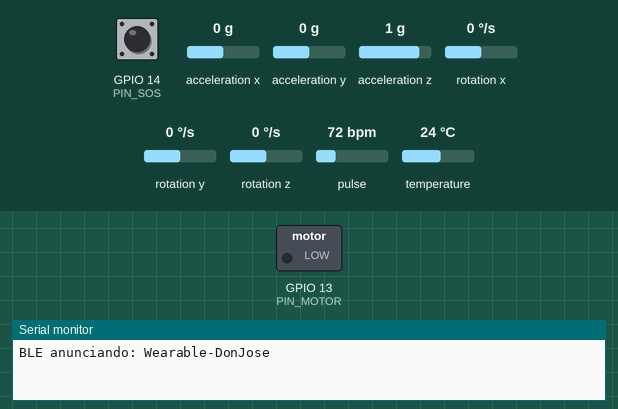
Simulated run of this sketch. Board: ESP32. On the bench: switched loads named in the sketch (green lamp = pin HIGH), the last lines printed to the serial monitor. The test bench sets the inputs (shaded band); at power-on: GPIO 14 (PIN_SOS) HIGH, acceleration x 0 g, acceleration y 0 g, acceleration z 1 g, rotation x 0 °/s, rotation y 0 °/s, rotation z 0 °/s, pulse 72 bpm, temperature 24 °C. Nothing arrives over Bluetooth unless stated; a phone connects over Bluetooth LE 3 s after start.

Above: at 1.2 s.
1.3 s: GPIO 14 (PIN_SOS) pulled LOW for 3.2 s
At 4.7 s:
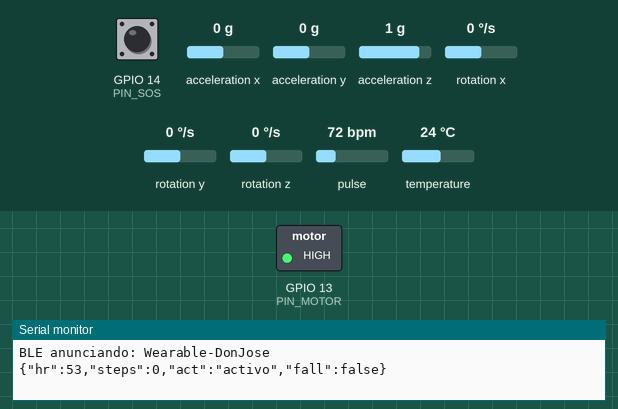
Timing chart, 0 to 6.3 s (numbered marks = the images above; inputs shaded):
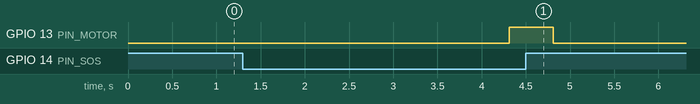

Measured:
- after the input at 1.3 s, GPIO 13 (PIN_MOTOR): LOW → HIGH after 3.0 s, → LOW 0.50 s later

The sketch:

esp32_wearable.ino
```cpp
/*
 * Wearable ESP32 — Ecosistema Alzheimer (H1)
 * -------------------------------------------------------------
 * Mide frecuencia cardiaca (MAX30102) + pasos/caida (MPU6050),
 * boton SOS y recordatorio haptico (motor vibrador).
 * Publica biometricos por BLE (notify) y recibe comandos (write).
 *
 * Servicio BLE:
 *   BIO  (notify)  -> {"hr":72,"steps":1240,"act":"quieto","fall":false}
 *   SOS  (notify)  -> "SOS"
 *   CMD  (write)   -> {"cmd":"remind"}  activa vibracion 2s
 *
 * Pinout (ESP32 DevKit v1):
 *   MAX30102  SDA=21 SCL=22 3V3 GND   (I2C 0x57)
 *   MPU6050   SDA=21 SCL=22 3V3 GND   (I2C 0x68, bus compartido)
 *   Motor vib GPIO13 (via transistor 2N2222 + R1k + diodo flyback)
 *   Boton SOS GPIO14 -> GND (INPUT_PULLUP), mantener 3s
 *
 * Librerias (Library Manager):
 *   - SparkFun MAX3010x Pulse and Proximity Sensor Library
 *   - Adafruit MPU6050  + Adafruit Unified Sensor
 *   - (BLE nativa del core ESP32)
 * Placa: "ESP32 Dev Module". Board Manager URL:
 *   https://raw.githubusercontent.com/espressif/arduino-esp32/gh-pages/package_esp32_index.json
 */

#include <Wire.h>
#include <BLEDevice.h>
#include <BLEServer.h>
#include <BLEUtils.h>
#include <BLE2902.h>
#include "MAX30105.h"
#include "heartRate.h"
#include <Adafruit_MPU6050.h>
#include <Adafruit_Sensor.h>

// ---- UUIDs (deben coincidir con el frontend / test page) ----
#define SERVICE_UUID "6e400001-b5a3-f393-e0a9-e50e24dcca9e"
#define CHAR_BIO_UUID "6e400002-b5a3-f393-e0a9-e50e24dcca9e"
#define CHAR_SOS_UUID "6e400003-b5a3-f393-e0a9-e50e24dcca9e"
#define CHAR_CMD_UUID "6e400004-b5a3-f393-e0a9-e50e24dcca9e"

const int PIN_MOTOR = 13;
const int PIN_SOS = 14;

MAX30105 hrSensor;
Adafruit_MPU6050 mpu;

BLECharacteristic *chBio;
BLECharacteristic *chSos;
bool deviceConnected = false;

// ---- Estado HR ----
const byte RATE_SIZE = 4;
byte rates[RATE_SIZE];
byte rateSpot = 0;
long lastBeat = 0;
int beatAvg = 0;

// ---- Estado pasos / caida ----
long steps = 0;
float lastMag = 1.0;
bool stepHigh = false;
unsigned long lastStepMs = 0;
bool fallFlag = false;

// ---- Timers ----
unsigned long lastPublish = 0;
unsigned long sosPressStart = 0;

class ServerCB : public BLEServerCallbacks {
  void onConnect(BLEServer *s) { deviceConnected = true; }
  void onDisconnect(BLEServer *s) {
    deviceConnected = false;
    s->getAdvertising()->start();  // re-anunciar
  }
};

// Recibe comandos del navegador/app
class CmdCB : public BLECharacteristicCallbacks {
  void onWrite(BLECharacteristic *c) {
    String v = c->getValue().c_str();
    if (v.indexOf("remind") >= 0) buzz(2000);
  }
};

void buzz(int ms) {
  digitalWrite(PIN_MOTOR, HIGH);
  delay(ms);
  digitalWrite(PIN_MOTOR, LOW);
}

void setup() {
  Serial.begin(115200);
  pinMode(PIN_MOTOR, OUTPUT);
  digitalWrite(PIN_MOTOR, LOW);
  pinMode(PIN_SOS, INPUT_PULLUP);

  Wire.begin(21, 22);

  if (hrSensor.begin(Wire, I2C_SPEED_FAST)) {
    hrSensor.setup();                 // config por defecto
    hrSensor.setPulseAmplitudeRed(0x0A);
    hrSensor.setPulseAmplitudeGreen(0);
  } else {
    Serial.println("MAX30102 no detectado");
  }

  if (!mpu.begin()) Serial.println("MPU6050 no detectado");
  else {
    mpu.setAccelerometerRange(MPU6050_RANGE_8_G);
    mpu.setFilterBandwidth(MPU6050_BAND_21_HZ);
  }

  // ---- BLE ----
  BLEDevice::init("Wearable-DonJose");
  BLEServer *server = BLEDevice::createServer();
  server->setCallbacks(new ServerCB());
  BLEService *svc = server->createService(SERVICE_UUID);

  chBio = svc->createCharacteristic(CHAR_BIO_UUID, BLECharacteristic::PROPERTY_NOTIFY);
  chBio->addDescriptor(new BLE2902());
  chSos = svc->createCharacteristic(CHAR_SOS_UUID, BLECharacteristic::PROPERTY_NOTIFY);
  chSos->addDescriptor(new BLE2902());
  BLECharacteristic *chCmd =
      svc->createCharacteristic(CHAR_CMD_UUID, BLECharacteristic::PROPERTY_WRITE);
  chCmd->setCallbacks(new CmdCB());

  svc->start();
  server->getAdvertising()->addServiceUUID(SERVICE_UUID);
  server->getAdvertising()->start();
  Serial.println("BLE anunciando: Wearable-DonJose");
}

void readHeartRate() {
  long ir = hrSensor.getIR();
  if (ir < 50000) return;  // sin dedo sobre el sensor
  if (checkForBeat(ir)) {
    long delta = millis() - lastBeat;
    lastBeat = millis();
    int bpm = 60 / (delta / 1000.0);
    if (bpm > 20 && bpm < 255) {
      rates[rateSpot++] = (byte)bpm;
      rateSpot %= RATE_SIZE;
      int sum = 0;
      for (byte x = 0; x < RATE_SIZE; x++) sum += rates[x];
      beatAvg = sum / RATE_SIZE;
    }
  }
}

void readMotion() {
  sensors_event_t a, g, temp;
  mpu.getEvent(&a, &g, &temp);
  float mag = sqrt(a.acceleration.x * a.acceleration.x +
                   a.acceleration.y * a.acceleration.y +
                   a.acceleration.z * a.acceleration.z) /
              9.81;  // en g

  // Conteo de pasos por picos con debounce
  if (mag > 1.2 && !stepHigh && millis() - lastStepMs > 300) {
    steps++;
    stepHigh = true;
    lastStepMs = millis();
  }
  if (mag < 1.05) stepHigh = false;

  // Caida: pico fuerte (>2.5g)
  if (mag > 2.5) fallFlag = true;
  lastMag = mag;
}

const char *activity() {
  if (millis() - lastStepMs < 5000) return "activo";
  return "quieto";
}

void loop() {
  readHeartRate();
  readMotion();

  // SOS: mantener boton 3s
  if (digitalRead(PIN_SOS) == LOW) {
    if (sosPressStart == 0) sosPressStart = millis();
    else if (millis() - sosPressStart > 3000) {
      if (deviceConnected) {
        chSos->setValue("SOS");
        chSos->notify();
      }
      buzz(500);
      sosPressStart = 0;
      delay(1000);
    }
  } else {
    sosPressStart = 0;
  }

  // Publicar biometricos cada 3s
  if (millis() - lastPublish > 3000) {
    lastPublish = millis();
    char buf[96];
    snprintf(buf, sizeof(buf), "{\"hr\":%d,\"steps\":%ld,\"act\":\"%s\",\"fall\":%s}",
             beatAvg, steps, activity(), fallFlag ? "true" : "false");
    Serial.println(buf);
    if (deviceConnected) {
      chBio->setValue(buf);
      chBio->notify();
    }
    fallFlag = false;
  }
}
```
